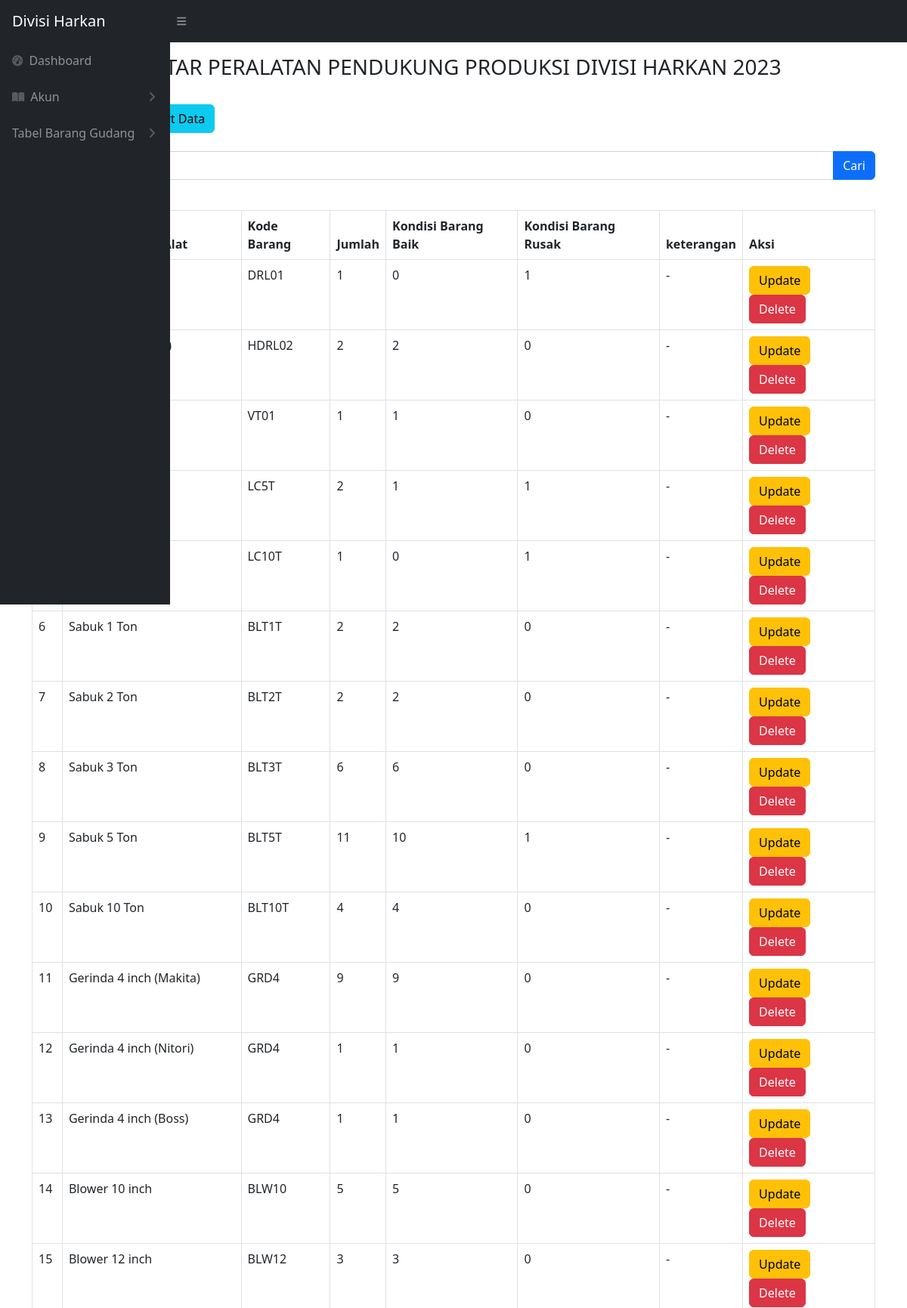
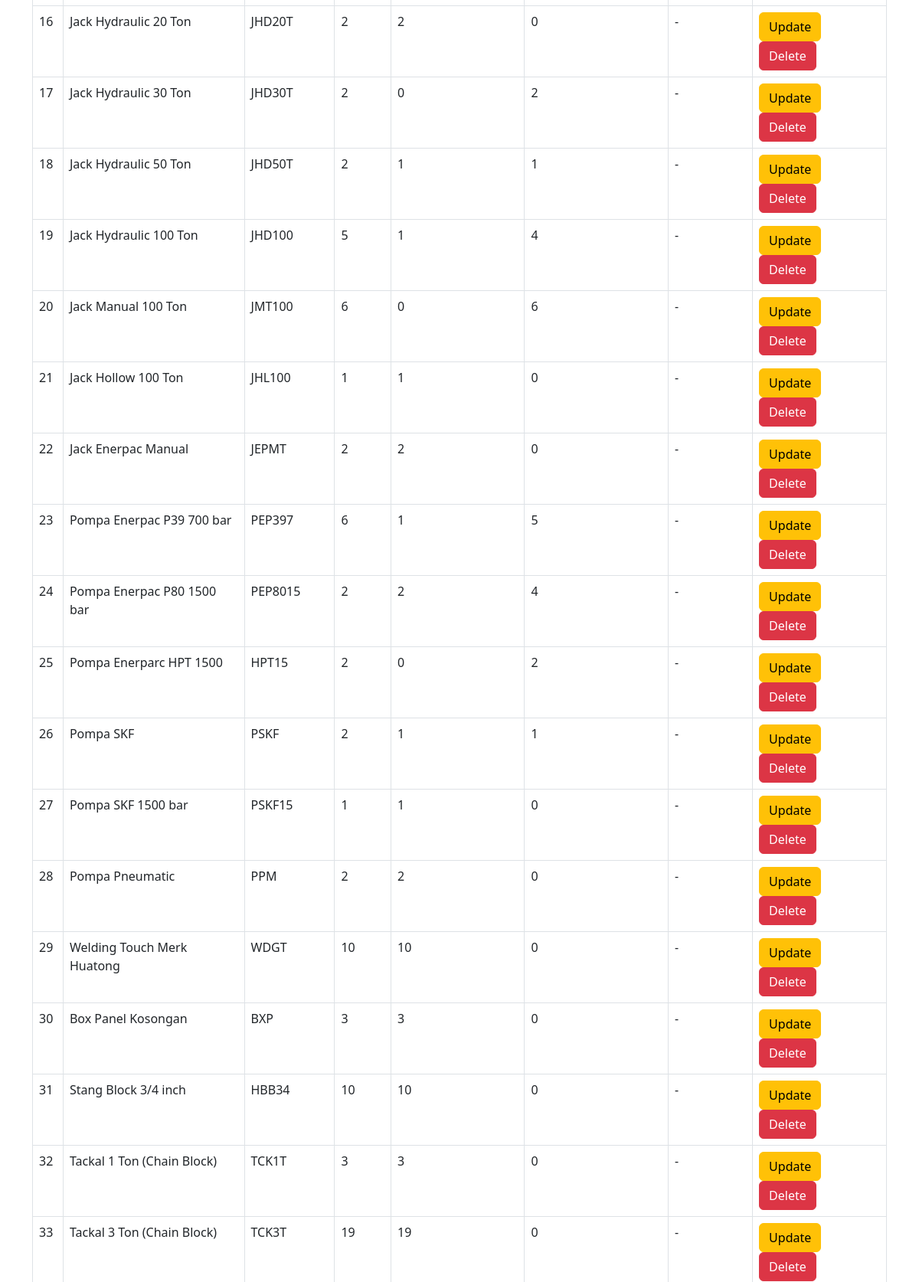
The page /alat_produksi.php (upper part) on the database its author committed (2 pictures, top to bottom).
### tables this page shows
CREATE TABLE `alat_produksi` (
  `idbarang` int(11) NOT NULL,
  `namabarang` varchar(512) NOT NULL,
  `kodebarang` varchar(100) NOT NULL,
  `jumlah` int(11) NOT NULL,
  `baik` int(11) NOT NULL,
  `rusak` int(11) NOT NULL,
  `keterangan` varchar(512) NOT NULL,
  `kategori_id` int(11) NOT NULL
);

### alat_produksi.php (the view, shortened to what this page needs)
<?php
require 'controller/koneksi.php';
$query = "SELECT * FROM alat_produksi";
?>
<!DOCTYPE html>
<html lang="en">
<head>
    <link href="css/styles.css" rel="stylesheet" />
</head>
<body class="sb-nav-fixed">
    <nav class="sb-topnav navbar navbar-expand navbar-dark bg-dark">
        <a class="navbar-brand ps-3" href="index.php">Divisi Harkan</a>
        <button class="btn btn-link btn-sm order-1 order-lg-0 me-4 me-lg-0" id="sidebarToggle" href="#!"><i class="fas fa-bars"></i></button>
    </nav>
    <div id="layoutSidenav">
        <div id="layoutSidenav_nav">
            <nav class="sb-sidenav accordion sb-sidenav-dark" id="sidenavAccordion">
                <div class="sb-sidenav-menu">
                    <div class="nav">
                        <a class="nav-link" href="index.php">
                            <div class="sb-nav-link-icon"><i class="fas fa-tachometer-alt"></i></div>
                            Dashboard
                        </a>
                        <a class="nav-link collapsed" href="#" data-bs-toggle="collapse" data-bs-target="#collapsePages" aria-expanded="false" aria-controls="collapsePages">
                            <div class="sb-nav-link-icon"><i class="fas fa-book-open"></i></div>
                            Akun
                            <div class="sb-sidenav-collapse-arrow"><i class="fas fa-angle-down"></i></div>
                        </a>
                        <a class="nav-link collapsed" href="#" data-bs-toggle="collapse" data-bs-target="#pagesCollapseTabel" aria-expanded="false" aria-controls="pagesCollapseTabel">
                            Tabel Barang Gudang
                            <div class="sb-sidenav-collapse-arrow"><i class="fas fa-angle-down"></i></div>
                        </a>
                    </div>
                </div>
            </nav>
        </div>
    </div>
    <br>
    <br>
    <main>
        <div class="container-fluid px-4">
            <h3 class="mt-4 text-center">DAFTAR PERALATAN PENDUKUNG PRODUKSI DIVISI HARKAN 2023</h3>
        </div>
        <br>
        <div class="container -fluid">
            <div class="card-mb-4">
                <button type="button" class="btn btn-primary" data-bs-toggle="modal" data-bs-target="#myModal">
                </button>
                <a href="export.php" class="btn btn-info">Export Data</a>
                <br>
                <br>
                <form action="alat_produksi.php" method="GET">
                    <div class="input-group mb-3">
                        <input type="text" value="" class="form-control" placeholder="Cari" name="cari">
                        <button typ="submit" class="btn btn-primary" >Cari</button>
                    </div>
                </form>
                <br>
                <div class="card-body">
                    <div class="table table-responsive">
                        <table class="table table-bordered" id="dataTable" width="100" cellspacing="0">
                            <thead>
                                <tr>
                                    <th>No</th>
                                    <th>Nama Barang / Alat</th>
                                    <th>Kode Barang</th>
                                    <th>Jumlah</th>
                                    <th>Kondisi Barang Baik</th>
                                    <th>Kondisi Barang Rusak</th>
                                    <th>keterangan</th>
                                    <th>Aksi</th>
                                </tr>
                            </thead>
                            <tbody>
                                <?php
                                $i = 1;
                                $ambilsemuadatabarang = mysqli_query($conn, $query);
                                while ($data = mysqli_fetch_array($ambilsemuadatabarang)) {
                                    $namabarang = $data['namabarang'];
                                    $kodebarang = $data['kodebarang'];
                                    $jumlah = $data['jumlah'];
                                    $barangbaik = $data['baik'];
                                    $barangrusak = $data['rusak'];
                                    $keterangan = $data['keterangan'];
                                    $idb = $data['idbarang'];
                                ?>
                                    <tr>
                                        <td><?= $i++ ?></td>
                                        <td><?= $namabarang ?></td>
                                        <td><?= $kodebarang ?></td>
                                        <td><?= $jumlah ?></td>
                                        <td><?= $barangbaik ?></td>
                                        <td><?= $barangrusak ?></td>
                                        <td><?= $keterangan ?></td>
                                        <td>
                                            <button type="button" class="btn btn-warning" data-bs-toggle="modal" data-bs-target="#edit<?= $idb; ?>">
                                                Update
                                            </button>
                                            <button type="button" class="btn btn-danger" data-bs-toggle="modal" data-bs-target="#delete<?= $idb; ?>">
                                                Delete
                                            </button>
                                        </td>
                                    </tr>
                                <?php
                                };
                                ?>
                            </tbody>
                        </table>
    </main>
</html>

### rows shown on the page
alat_produksi: kodebarang "DRL01", jumlah "1", baik "0", rusak "1", keterangan "-"
alat_produksi: kodebarang "HDRL02", jumlah "2", baik "2", rusak "0", keterangan "-"
alat_produksi: kodebarang "VT01", jumlah "1", baik "1", rusak "0", keterangan "-"
alat_produksi: kodebarang "LC5T", jumlah "2", baik "1", rusak "1", keterangan "-"
alat_produksi: kodebarang "LC10T", jumlah "1", baik "0", rusak "1", keterangan "-"
alat_produksi: namabarang "Sabuk 1 Ton", kodebarang "BLT1T", jumlah "2", baik "2", rusak "0", keterangan "-"
alat_produksi: namabarang "Sabuk 2 Ton", kodebarang "BLT2T", jumlah "2", baik "2", rusak "0", keterangan "-"
alat_produksi: namabarang "Sabuk 3 Ton", kodebarang "BLT3T", jumlah "6", baik "6", rusak "0", keterangan "-"
alat_produksi: namabarang "Sabuk 5 Ton", kodebarang "BLT5T", jumlah "11", baik "10", rusak "1", keterangan "-"
alat_produksi: namabarang "Sabuk 10 Ton", kodebarang "BLT10T", jumlah "4", baik "4", rusak "0", keterangan "-"
alat_produksi: namabarang "Gerinda 4 inch (Makita)", kodebarang "GRD4", jumlah "9", baik "9", rusak "0", keterangan "-"
alat_produksi: namabarang "Gerinda 4 inch (Nitori)", kodebarang "GRD4", jumlah "1", baik "1", rusak "0", keterangan "-"
alat_produksi: namabarang "Gerinda 4 inch (Boss)", kodebarang "GRD4", jumlah "1", baik "1", rusak "0", keterangan "-"
alat_produksi: namabarang "Blower 10 inch", kodebarang "BLW10", jumlah "5", baik "5", rusak "0", keterangan "-"
alat_produksi: namabarang "Blower 12 inch", kodebarang "BLW12", jumlah "3", baik "3", rusak "0", keterangan "-"
alat_produksi: namabarang "Jack Hydraulic 20 Ton", kodebarang "JHD20T", jumlah "2", baik "2", rusak "0", keterangan "-"
alat_produksi: namabarang "Jack Hydraulic 30 Ton", kodebarang "JHD30T", jumlah "2", baik "0", rusak "2", keterangan "-"
alat_produksi: namabarang "Jack Hydraulic 50 Ton", kodebarang "JHD50T", jumlah "2", baik "1", rusak "1", keterangan "-"
alat_produksi: namabarang "Jack Hydraulic 100 Ton", kodebarang "JHD100", jumlah "5", baik "1", rusak "4", keterangan "-"
alat_produksi: namabarang "Jack Manual 100 Ton", kodebarang "JMT100", jumlah "6", baik "0", rusak "6", keterangan "-"
alat_produksi: namabarang "Jack Hollow 100 Ton", kodebarang "JHL100", jumlah "1", baik "1", rusak "0", keterangan "-"
alat_produksi: namabarang "Jack Enerpac Manual", kodebarang "JEPMT", jumlah "2", baik "2", rusak "0", keterangan "-"
alat_produksi: namabarang "Pompa Enerpac P39 700 bar", kodebarang "PEP397", jumlah "6", baik "1", rusak "5", keterangan "-"
alat_produksi: namabarang "Pompa Enerpac P80 1500 bar", kodebarang "PEP8015", jumlah "2", baik "2", rusak "4", keterangan "-"
alat_produksi: namabarang "Pompa Enerparc HPT 1500", kodebarang "HPT15", jumlah "2", baik "0", rusak "2", keterangan "-"
alat_produksi: namabarang "Pompa SKF", kodebarang "PSKF", jumlah "2", baik "1", rusak "1", keterangan "-"
alat_produksi: namabarang "Pompa SKF 1500 bar", kodebarang "PSKF15", jumlah "1", baik "1", rusak "0", keterangan "-"
alat_produksi: namabarang "Pompa Pneumatic", kodebarang "PPM", jumlah "2", baik "2", rusak "0", keterangan "-"
alat_produksi: namabarang "Welding Touch Merk Huatong", kodebarang "WDGT", jumlah "10", baik "10", rusak "0", keterangan "-"
alat_produksi: namabarang "Box Panel Kosongan", kodebarang "BXP", jumlah "3", baik "3", rusak "0", keterangan "-"
alat_produksi: namabarang "Stang Block 3/4 inch", kodebarang "HBB34", jumlah "10", baik "10", rusak "0", keterangan "-"
alat_produksi: namabarang "Tackal 1 Ton (Chain Block)", kodebarang "TCK1T", jumlah "3", baik "3", rusak "0", keterangan "-"
alat_produksi: namabarang "Tackal 3 Ton (Chain Block)", kodebarang "TCK3T", jumlah "19", baik "19", rusak "0", keterangan "-"
